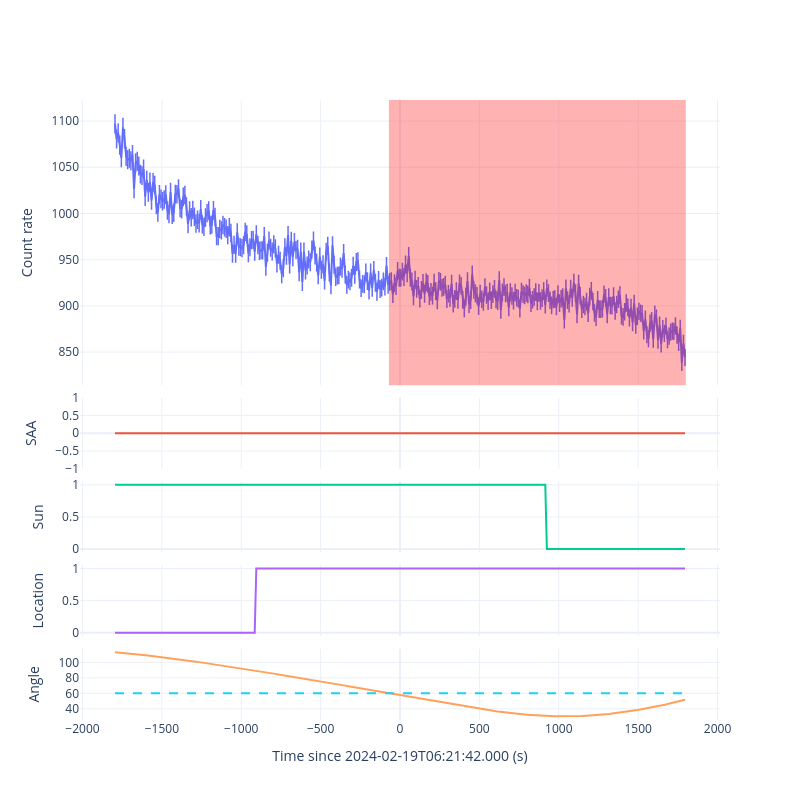
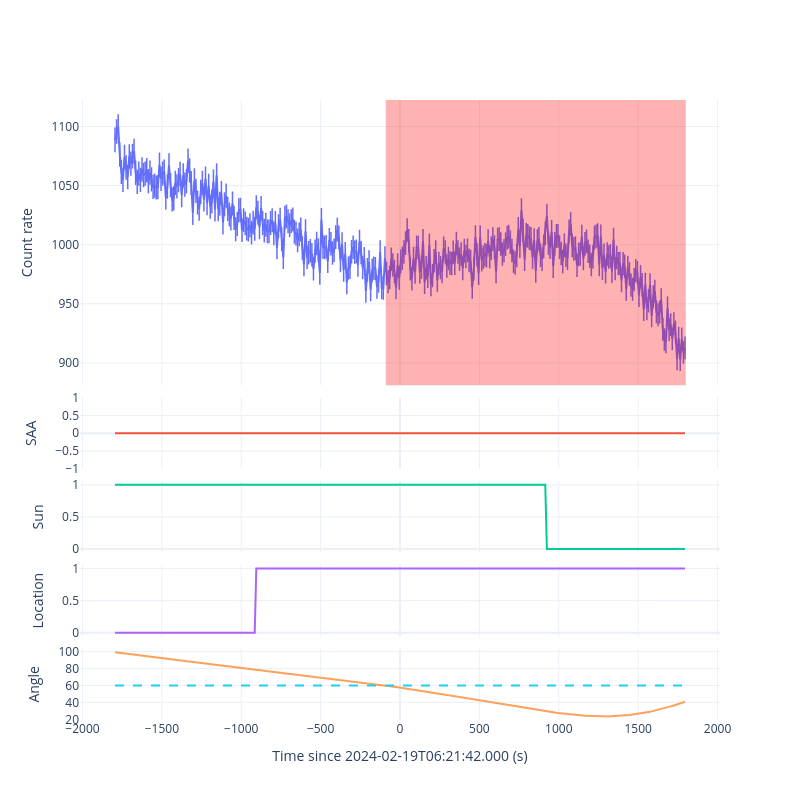
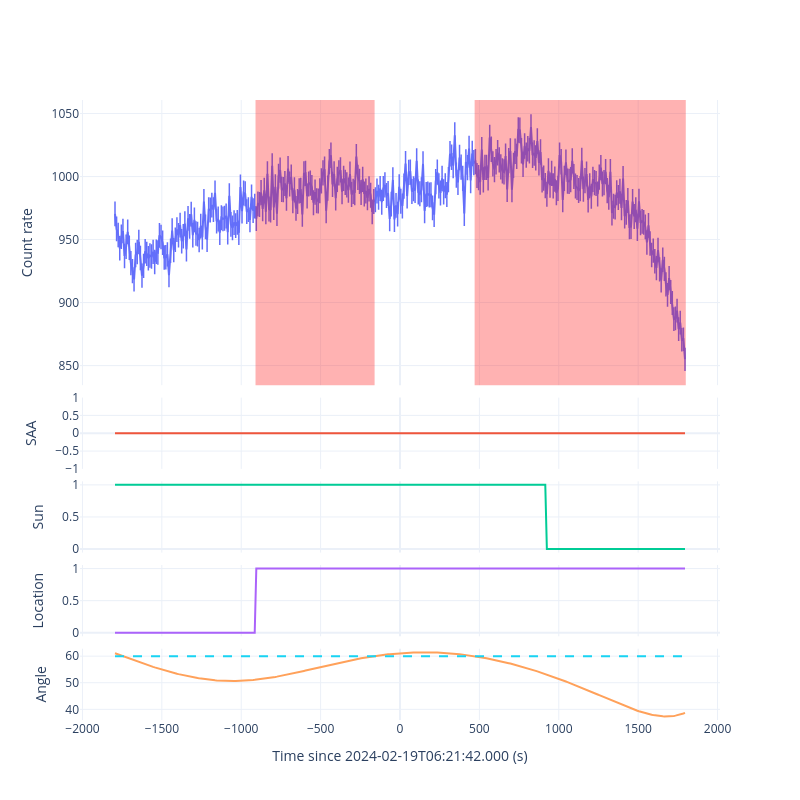
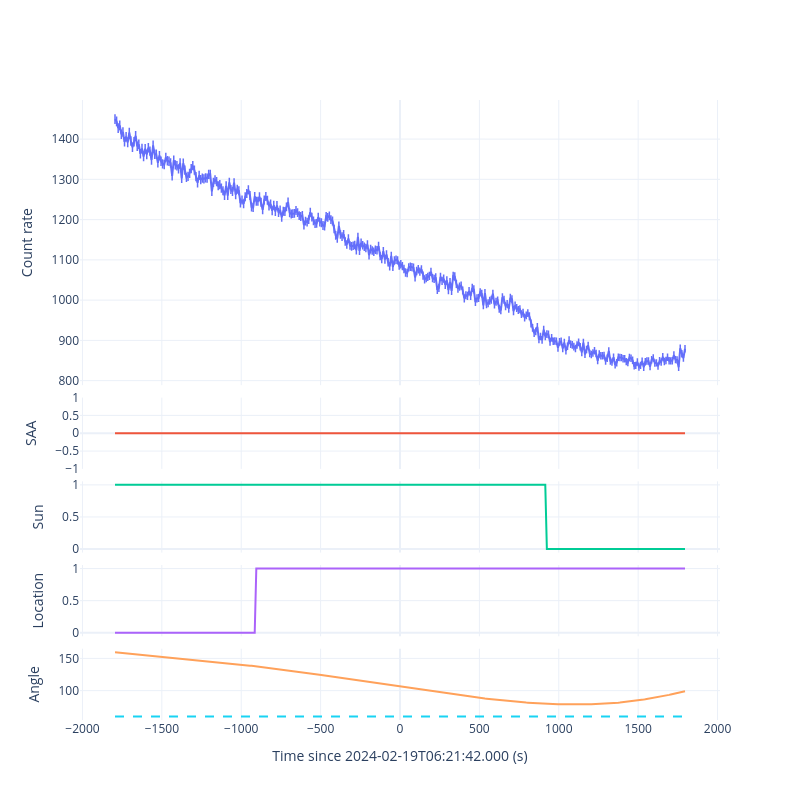

These figures' notebook cell, in order:
### Code cell
gbm_geo = gbmGeometry(file=gbm_rtv.rtv_res['poshist'])

for det in ['n0', 'n1', 'n2', 'n3', 'n4', 'n5', 'n6', 'n7', 'n8', 'n9', 'na', 'nb']:
    gbm_tte = gbmTTE(gbm_rtv.rtv_res['tte'][det])
    gbm_tte.timezero = fermi_met
    gbm_tte.filter_time([-1800, 1800])
    if det[0] == 'n': 
        gbm_tte.filter_energy([8, 900])
    else: 
        gbm_tte.filter_energy([300, 38000])
    gbm_tte.lc_binsize = 10

    gbm_saa = gbm_geo.get_saa_passage(met=gbm_tte.lc_time+gbm_tte.timezero)
    gbm_sun = gbm_geo.get_sun_visible(met=gbm_tte.lc_time+gbm_tte.timezero)
    gbm_loc = gbm_geo.get_location_visible(ra=80.016, dec=25.541, met=gbm_tte.lc_time+gbm_tte.timezero)
    gbm_ang = gbm_geo.get_detector_angle(ra=80.016, dec=25.541, det=det, met=gbm_tte.lc_time+gbm_tte.timezero)
    
    roi_list = []
    for i in range(len(gbm_tte.lc_time)):
        if not gbm_saa[i] and gbm_loc[i] and gbm_ang[i] < 60:
            roi_list.append(gbm_tte.lc_bin_list[i])
    roi_list = union(roi_list)
    
    print(format_message(f'extract light curve for {det}'))
    
    fig = make_subplots(
        rows=5, cols=1,
        row_heights=[0.8, 0.2, 0.2, 0.2, 0.2], 
        shared_xaxes=True,
        horizontal_spacing=0,
        vertical_spacing=0.02)
    
    lc = go.Scatter(x=gbm_tte.lc_time, 
                    y=gbm_tte.lc_src_rate, 
                    mode='lines+markers', 
                    name='lightcurve', 
                    showlegend=False, 
                    error_y=dict(
                        type='data',
                        array=gbm_tte.lc_src_rate_err,
                        thickness=1.5,
                        width=0), 
                    marker=dict(symbol='cross-thin', size=0))
    fig.add_trace(lc, row=1, col=1)
    
    for roi in roi_list:
        fig.add_vrect(x0=roi[0], x1=roi[1], fillcolor='red', opacity=0.3, line_width=0, row=1, col=1)
        
    saa = go.Scatter(x=gbm_tte.lc_time, 
                     y=gbm_saa.astype(int), 
                     mode='lines', 
                     name='SAA passage', 
                     showlegend=False)
    fig.add_trace(saa, row=2, col=1)
    
    sun = go.Scatter(x=gbm_tte.lc_time, 
                     y=gbm_sun.astype(int), 
                     mode='lines', 
                     name='sun visible', 
                     showlegend=False)
    fig.add_trace(sun, row=3, col=1)
    
    loc = go.Scatter(x=gbm_tte.lc_time, 
                     y=gbm_loc.astype(int), 
                     mode='lines', 
                     name='location visible', 
                     showlegend=False)
    fig.add_trace(loc, row=4, col=1)
    
    ang = go.Scatter(x=gbm_tte.lc_time, 
                     y=gbm_ang, 
                     mode='lines', 
                     name='detector angle', 
                     showlegend=False)
    a60 = go.Scatter(x=gbm_tte.lc_time, 
                     y=[60]*len(gbm_tte.lc_time), 
                     mode='lines', 
                     showlegend=False, 
                     line=dict(width=2, dash='dash'))
    fig.add_trace(ang, row=5, col=1)
    fig.add_trace(a60, row=5, col=1)
    
    fig.update_xaxes(title_text=f'Time since {gbm_tte.timezero_utc} (s)', row=5, col=1)
    fig.update_yaxes(title_text=f'Count rate', row=1, col=1)
    fig.update_yaxes(title_text=f'SAA', row=2, col=1)
    fig.update_yaxes(title_text=f'Sun', row=3, col=1)
    fig.update_yaxes(title_text=f'Location', row=4, col=1)
    fig.update_yaxes(title_text=f'Angle', row=5, col=1)
    fig.update_layout(template='plotly_white', height=800, width=800)
    fig.update_layout(legend=dict(x=1, y=1, xanchor='right', yanchor='bottom'))
    
    fig.show()

### Figure 1 — Plotly figure (JSON) as saved in the notebook; plotly's stock layout.template omitted (floating-point values rounded to 4 significant figures; data arrays with more than 128 entries replaced by an {"elided": "..."} marker saying what was removed)
{"data": [{"error_y": {"array": {"elided": "360 float values"}, "thickness": 1.5, "type": "data", "width": 0}, "marker": {"size": 0, "symbol": "cross-thin"}, "mode": "lines+markers", "name": "lightcurve", "showlegend": false, "type": "scatter", "x": {"elided": "360 float values"}, "xaxis": "x", "y": {"elided": "360 float values"}, "yaxis": "y"}, {"mode": "lines", "name": "SAA passage", "showlegend": false, "type": "scatter", "x": {"elided": "360 float values"}, "xaxis": "x2", "y": {"elided": "360 int values"}, "yaxis": "y2"}, {"mode": "lines", "name": "sun visible", "showlegend": false, "type": "scatter", "x": {"elided": "360 float values"}, "xaxis": "x3", "y": {"elided": "360 int values"}, "yaxis": "y3"}, {"mode": "lines", "name": "location visible", "showlegend": false, "type": "scatter", "x": {"elided": "360 float values"}, "xaxis": "x4", "y": {"elided": "360 int values"}, "yaxis": "y4"}, {"mode": "lines", "name": "detector angle", "showlegend": false, "type": "scatter", "x": {"elided": "360 float values"}, "xaxis": "x5", "y": {"elided": "360 float values"}, "yaxis": "y5"}, {"line": {"dash": "dash", "width": 2}, "mode": "lines", "showlegend": false, "type": "scatter", "x": {"elided": "360 float values"}, "xaxis": "x5", "y": {"elided": "360 int values"}, "yaxis": "y5"}], "layout": {"height": 800, "legend": {"x": 1, "xanchor": "right", "y": 1, "yanchor": "bottom"}, "shapes": [{"fillcolor": "red", "line": {"width": 0}, "opacity": 0.3, "type": "rect", "x0": -70, "x1": 1800, "xref": "x", "y0": 0, "y1": 1, "yref": "y domain"}], "width": 800, "xaxis": {"anchor": "y", "domain": [0, 1], "matches": "x5", "showticklabels": false}, "xaxis2": {"anchor": "y2", "domain": [0, 1], "matches": "x5", "showticklabels": false}, "xaxis3": {"anchor": "y3", "domain": [0, 1], "matches": "x5", "showticklabels": false}, "xaxis4": {"anchor": "y4", "domain": [0, 1], "matches": "x5", "showticklabels": false}, "xaxis5": {"anchor": "y5", "domain": [0, 1], "title": {"text": "Time since 2024-02-19T06:21:42.000 (s)"}}, "yaxis": {"anchor": "x", "domain": [0.54, 1], "title": {"text": "Count rate"}}, "yaxis2": {"anchor": "x2", "domain": [0.405, 0.52], "title": {"text": "SAA"}}, "yaxis3": {"anchor": "x3", "domain": [0.27, 0.385], "title": {"text": "Sun"}}, "yaxis4": {"anchor": "x4", "domain": [0.135, 0.25], "title": {"text": "Location"}}, "yaxis5": {"anchor": "x5", "domain": [0, 0.115], "title": {"text": "Angle"}}}}

### Figure 2 — Plotly figure (JSON) as saved in the notebook; plotly's stock layout.template omitted (floating-point values rounded to 4 significant figures; data arrays with more than 128 entries replaced by an {"elided": "..."} marker saying what was removed)
{"data": [{"error_y": {"array": {"elided": "360 float values"}, "thickness": 1.5, "type": "data", "width": 0}, "marker": {"size": 0, "symbol": "cross-thin"}, "mode": "lines+markers", "name": "lightcurve", "showlegend": false, "type": "scatter", "x": {"elided": "360 float values"}, "xaxis": "x", "y": {"elided": "360 float values"}, "yaxis": "y"}, {"mode": "lines", "name": "SAA passage", "showlegend": false, "type": "scatter", "x": {"elided": "360 float values"}, "xaxis": "x2", "y": {"elided": "360 int values"}, "yaxis": "y2"}, {"mode": "lines", "name": "sun visible", "showlegend": false, "type": "scatter", "x": {"elided": "360 float values"}, "xaxis": "x3", "y": {"elided": "360 int values"}, "yaxis": "y3"}, {"mode": "lines", "name": "location visible", "showlegend": false, "type": "scatter", "x": {"elided": "360 float values"}, "xaxis": "x4", "y": {"elided": "360 int values"}, "yaxis": "y4"}, {"mode": "lines", "name": "detector angle", "showlegend": false, "type": "scatter", "x": {"elided": "360 float values"}, "xaxis": "x5", "y": {"elided": "360 float values"}, "yaxis": "y5"}, {"line": {"dash": "dash", "width": 2}, "mode": "lines", "showlegend": false, "type": "scatter", "x": {"elided": "360 float values"}, "xaxis": "x5", "y": {"elided": "360 int values"}, "yaxis": "y5"}], "layout": {"height": 800, "legend": {"x": 1, "xanchor": "right", "y": 1, "yanchor": "bottom"}, "shapes": [{"fillcolor": "red", "line": {"width": 0}, "opacity": 0.3, "type": "rect", "x0": -90, "x1": 1800, "xref": "x", "y0": 0, "y1": 1, "yref": "y domain"}], "width": 800, "xaxis": {"anchor": "y", "domain": [0, 1], "matches": "x5", "showticklabels": false}, "xaxis2": {"anchor": "y2", "domain": [0, 1], "matches": "x5", "showticklabels": false}, "xaxis3": {"anchor": "y3", "domain": [0, 1], "matches": "x5", "showticklabels": false}, "xaxis4": {"anchor": "y4", "domain": [0, 1], "matches": "x5", "showticklabels": false}, "xaxis5": {"anchor": "y5", "domain": [0, 1], "title": {"text": "Time since 2024-02-19T06:21:42.000 (s)"}}, "yaxis": {"anchor": "x", "domain": [0.54, 1], "title": {"text": "Count rate"}}, "yaxis2": {"anchor": "x2", "domain": [0.405, 0.52], "title": {"text": "SAA"}}, "yaxis3": {"anchor": "x3", "domain": [0.27, 0.385], "title": {"text": "Sun"}}, "yaxis4": {"anchor": "x4", "domain": [0.135, 0.25], "title": {"text": "Location"}}, "yaxis5": {"anchor": "x5", "domain": [0, 0.115], "title": {"text": "Angle"}}}}

### Figure 3 — Plotly figure (JSON) as saved in the notebook; plotly's stock layout.template omitted (floating-point values rounded to 4 significant figures; data arrays with more than 128 entries replaced by an {"elided": "..."} marker saying what was removed)
{"data": [{"error_y": {"array": {"elided": "360 float values"}, "thickness": 1.5, "type": "data", "width": 0}, "marker": {"size": 0, "symbol": "cross-thin"}, "mode": "lines+markers", "name": "lightcurve", "showlegend": false, "type": "scatter", "x": {"elided": "360 float values"}, "xaxis": "x", "y": {"elided": "360 float values"}, "yaxis": "y"}, {"mode": "lines", "name": "SAA passage", "showlegend": false, "type": "scatter", "x": {"elided": "360 float values"}, "xaxis": "x2", "y": {"elided": "360 int values"}, "yaxis": "y2"}, {"mode": "lines", "name": "sun visible", "showlegend": false, "type": "scatter", "x": {"elided": "360 float values"}, "xaxis": "x3", "y": {"elided": "360 int values"}, "yaxis": "y3"}, {"mode": "lines", "name": "location visible", "showlegend": false, "type": "scatter", "x": {"elided": "360 float values"}, "xaxis": "x4", "y": {"elided": "360 int values"}, "yaxis": "y4"}, {"mode": "lines", "name": "detector angle", "showlegend": false, "type": "scatter", "x": {"elided": "360 float values"}, "xaxis": "x5", "y": {"elided": "360 float values"}, "yaxis": "y5"}, {"line": {"dash": "dash", "width": 2}, "mode": "lines", "showlegend": false, "type": "scatter", "x": {"elided": "360 float values"}, "xaxis": "x5", "y": {"elided": "360 int values"}, "yaxis": "y5"}], "layout": {"height": 800, "legend": {"x": 1, "xanchor": "right", "y": 1, "yanchor": "bottom"}, "shapes": [{"fillcolor": "red", "line": {"width": 0}, "opacity": 0.3, "type": "rect", "x0": -910, "x1": -160, "xref": "x", "y0": 0, "y1": 1, "yref": "y domain"}, {"fillcolor": "red", "line": {"width": 0}, "opacity": 0.3, "type": "rect", "x0": 470, "x1": 1800, "xref": "x", "y0": 0, "y1": 1, "yref": "y domain"}], "width": 800, "xaxis": {"anchor": "y", "domain": [0, 1], "matches": "x5", "showticklabels": false}, "xaxis2": {"anchor": "y2", "domain": [0, 1], "matches": "x5", "showticklabels": false}, "xaxis3": {"anchor": "y3", "domain": [0, 1], "matches": "x5", "showticklabels": false}, "xaxis4": {"anchor": "y4", "domain": [0, 1], "matches": "x5", "showticklabels": false}, "xaxis5": {"anchor": "y5", "domain": [0, 1], "title": {"text": "Time since 2024-02-19T06:21:42.000 (s)"}}, "yaxis": {"anchor": "x", "domain": [0.54, 1], "title": {"text": "Count rate"}}, "yaxis2": {"anchor": "x2", "domain": [0.405, 0.52], "title": {"text": "SAA"}}, "yaxis3": {"anchor": "x3", "domain": [0.27, 0.385], "title": {"text": "Sun"}}, "yaxis4": {"anchor": "x4", "domain": [0.135, 0.25], "title": {"text": "Location"}}, "yaxis5": {"anchor": "x5", "domain": [0, 0.115], "title": {"text": "Angle"}}}}

### Figure 4 — Plotly figure (JSON) as saved in the notebook; plotly's stock layout.template omitted (floating-point values rounded to 4 significant figures; data arrays with more than 128 entries replaced by an {"elided": "..."} marker saying what was removed)
{"data": [{"error_y": {"array": {"elided": "360 float values"}, "thickness": 1.5, "type": "data", "width": 0}, "marker": {"size": 0, "symbol": "cross-thin"}, "mode": "lines+markers", "name": "lightcurve", "showlegend": false, "type": "scatter", "x": {"elided": "360 float values"}, "xaxis": "x", "y": {"elided": "360 float values"}, "yaxis": "y"}, {"mode": "lines", "name": "SAA passage", "showlegend": false, "type": "scatter", "x": {"elided": "360 float values"}, "xaxis": "x2", "y": {"elided": "360 int values"}, "yaxis": "y2"}, {"mode": "lines", "name": "sun visible", "showlegend": false, "type": "scatter", "x": {"elided": "360 float values"}, "xaxis": "x3", "y": {"elided": "360 int values"}, "yaxis": "y3"}, {"mode": "lines", "name": "location visible", "showlegend": false, "type": "scatter", "x": {"elided": "360 float values"}, "xaxis": "x4", "y": {"elided": "360 int values"}, "yaxis": "y4"}, {"mode": "lines", "name": "detector angle", "showlegend": false, "type": "scatter", "x": {"elided": "360 float values"}, "xaxis": "x5", "y": {"elided": "360 float values"}, "yaxis": "y5"}, {"line": {"dash": "dash", "width": 2}, "mode": "lines", "showlegend": false, "type": "scatter", "x": {"elided": "360 float values"}, "xaxis": "x5", "y": {"elided": "360 int values"}, "yaxis": "y5"}], "layout": {"height": 800, "legend": {"x": 1, "xanchor": "right", "y": 1, "yanchor": "bottom"}, "width": 800, "xaxis": {"anchor": "y", "domain": [0, 1], "matches": "x5", "showticklabels": false}, "xaxis2": {"anchor": "y2", "domain": [0, 1], "matches": "x5", "showticklabels": false}, "xaxis3": {"anchor": "y3", "domain": [0, 1], "matches": "x5", "showticklabels": false}, "xaxis4": {"anchor": "y4", "domain": [0, 1], "matches": "x5", "showticklabels": false}, "xaxis5": {"anchor": "y5", "domain": [0, 1], "title": {"text": "Time since 2024-02-19T06:21:42.000 (s)"}}, "yaxis": {"anchor": "x", "domain": [0.54, 1], "title": {"text": "Count rate"}}, "yaxis2": {"anchor": "x2", "domain": [0.405, 0.52], "title": {"text": "SAA"}}, "yaxis3": {"anchor": "x3", "domain": [0.27, 0.385], "title": {"text": "Sun"}}, "yaxis4": {"anchor": "x4", "domain": [0.135, 0.25], "title": {"text": "Location"}}, "yaxis5": {"anchor": "x5", "domain": [0, 0.115], "title": {"text": "Angle"}}}}
